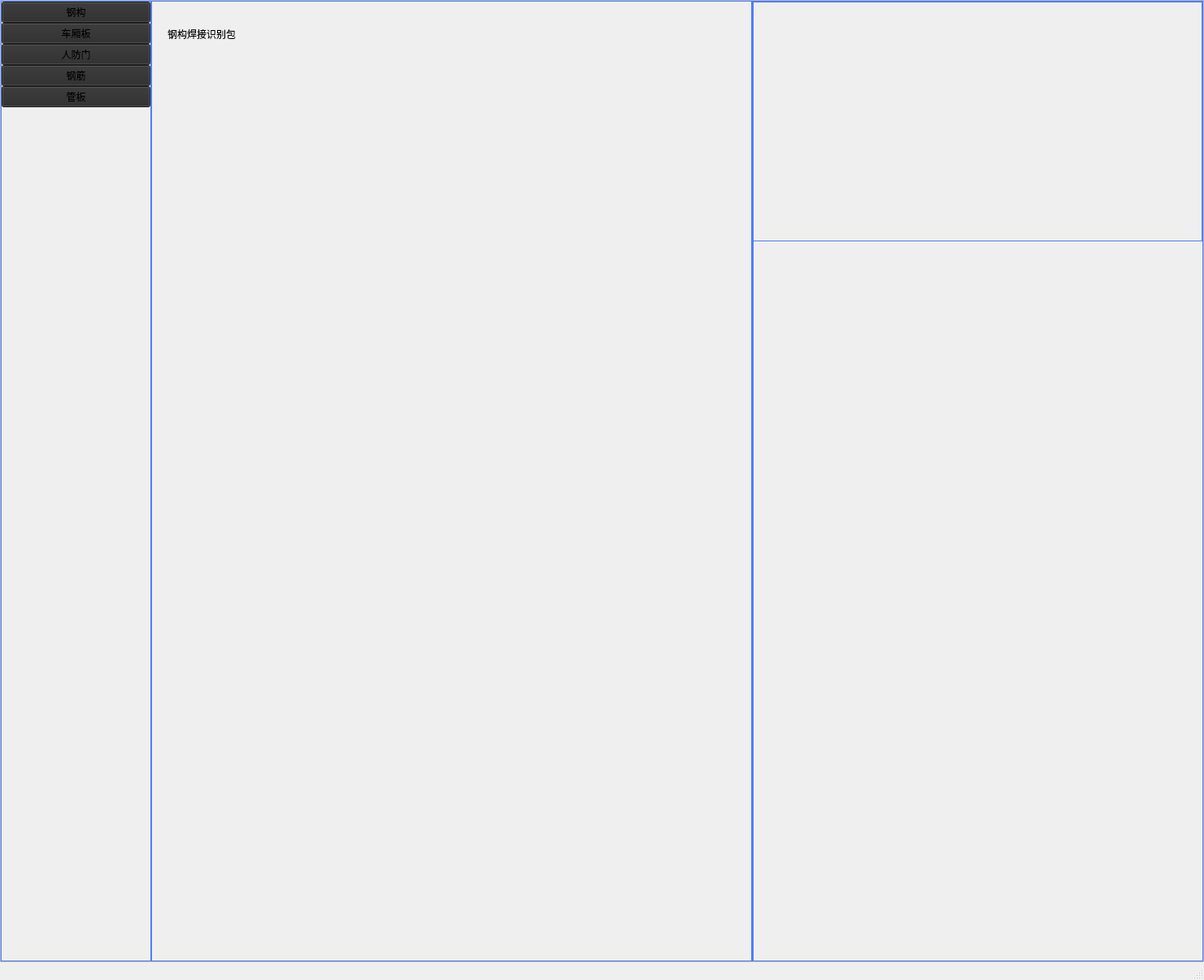
<?xml version="1.0" encoding="UTF-8"?>
<ui version="4.0">
 <class>MainWindow</class>
 <widget class="QMainWindow" name="MainWindow">
  <property name="geometry">
   <rect>
    <x>0</x>
    <y>0</y>
    <width>1481</width>
    <height>1206</height>
   </rect>
  </property>
  <property name="windowTitle">
   <string>MainWindow</string>
  </property>
  <property name="styleSheet">
   <string notr="true"/>
  </property>
  <widget class="QWidget" name="centralwidget">
   <layout class="QGridLayout" name="gridLayout">
    <property name="leftMargin">
     <number>0</number>
    </property>
    <property name="topMargin">
     <number>0</number>
    </property>
    <property name="rightMargin">
     <number>0</number>
    </property>
    <property name="bottomMargin">
     <number>0</number>
    </property>
    <property name="spacing">
     <number>7</number>
    </property>
    <item row="0" column="0">
     <widget class="QFrame" name="frame">
      <property name="styleSheet">
       <string notr="true">border-color: rgb(170, 170, 255);</string>
      </property>
      <property name="frameShape">
       <enum>QFrame::StyledPanel</enum>
      </property>
      <property name="frameShadow">
       <enum>QFrame::Raised</enum>
      </property>
      <layout class="QHBoxLayout" name="horizontalLayout_2" stretch="1,4,3">
       <property name="spacing">
        <number>0</number>
       </property>
       <property name="leftMargin">
        <number>0</number>
       </property>
       <property name="topMargin">
        <number>0</number>
       </property>
       <property name="rightMargin">
        <number>0</number>
       </property>
       <property name="bottomMargin">
        <number>0</number>
       </property>
       <item>
        <widget class="QFrame" name="frame_3">
         <property name="styleSheet">
          <string notr="true">QFrame{
border:1px solid rgb(77, 125, 253)
} </string>
         </property>
         <property name="frameShape">
          <enum>QFrame::StyledPanel</enum>
         </property>
         <property name="frameShadow">
          <enum>QFrame::Raised</enum>
         </property>
         <layout class="QVBoxLayout" name="verticalLayout_2">
          <property name="spacing">
           <number>0</number>
          </property>
          <property name="leftMargin">
           <number>0</number>
          </property>
          <property name="topMargin">
           <number>0</number>
          </property>
          <property name="rightMargin">
           <number>0</number>
          </property>
          <property name="bottomMargin">
           <number>0</number>
          </property>
          <item>
           <widget class="QPushButton" name="pushButton_7">
            <property name="palette">
             <palette>
              <active>
               <colorrole role="Button">
                <brush brushstyle="SolidPattern">
                 <color alpha="255">
                  <red>42</red>
                  <green>42</green>
                  <blue>42</blue>
                 </color>
                </brush>
               </colorrole>
               <colorrole role="BrightText">
                <brush brushstyle="SolidPattern">
                 <color alpha="255">
                  <red>0</red>
                  <green>0</green>
                  <blue>0</blue>
                 </color>
                </brush>
               </colorrole>
               <colorrole role="ButtonText">
                <brush brushstyle="SolidPattern">
                 <color alpha="255">
                  <red>0</red>
                  <green>0</green>
                  <blue>0</blue>
                 </color>
                </brush>
               </colorrole>
               <colorrole role="Base">
                <brush brushstyle="SolidPattern">
                 <color alpha="255">
                  <red>42</red>
                  <green>42</green>
                  <blue>42</blue>
                 </color>
                </brush>
               </colorrole>
               <colorrole role="Window">
                <brush brushstyle="SolidPattern">
                 <color alpha="255">
                  <red>42</red>
                  <green>42</green>
                  <blue>42</blue>
                 </color>
                </brush>
               </colorrole>
              </active>
              <inactive>
               <colorrole role="Button">
                <brush brushstyle="SolidPattern">
                 <color alpha="255">
                  <red>42</red>
                  <green>42</green>
                  <blue>42</blue>
                 </color>
                </brush>
               </colorrole>
               <colorrole role="BrightText">
                <brush brushstyle="SolidPattern">
                 <color alpha="255">
                  <red>0</red>
                  <green>0</green>
                  <blue>0</blue>
                 </color>
                </brush>
               </colorrole>
               <colorrole role="ButtonText">
                <brush brushstyle="SolidPattern">
                 <color alpha="255">
                  <red>0</red>
                  <green>0</green>
                  <blue>0</blue>
                 </color>
                </brush>
               </colorrole>
               <colorrole role="Base">
                <brush brushstyle="SolidPattern">
                 <color alpha="255">
                  <red>42</red>
                  <green>42</green>
                  <blue>42</blue>
                 </color>
                </brush>
               </colorrole>
               <colorrole role="Window">
                <brush brushstyle="SolidPattern">
                 <color alpha="255">
                  <red>42</red>
                  <green>42</green>
                  <blue>42</blue>
                 </color>
                </brush>
               </colorrole>
              </inactive>
              <disabled>
               <colorrole role="Button">
                <brush brushstyle="SolidPattern">
                 <color alpha="255">
                  <red>42</red>
                  <green>42</green>
                  <blue>42</blue>
                 </color>
                </brush>
               </colorrole>
               <colorrole role="BrightText">
                <brush brushstyle="SolidPattern">
                 <color alpha="255">
                  <red>0</red>
                  <green>0</green>
                  <blue>0</blue>
                 </color>
                </brush>
               </colorrole>
               <colorrole role="ButtonText">
                <brush brushstyle="SolidPattern">
                 <color alpha="255">
                  <red>120</red>
                  <green>120</green>
                  <blue>120</blue>
                 </color>
                </brush>
               </colorrole>
               <colorrole role="Base">
                <brush brushstyle="SolidPattern">
                 <color alpha="255">
                  <red>42</red>
                  <green>42</green>
                  <blue>42</blue>
                 </color>
                </brush>
               </colorrole>
               <colorrole role="Window">
                <brush brushstyle="SolidPattern">
                 <color alpha="255">
                  <red>42</red>
                  <green>42</green>
                  <blue>42</blue>
                 </color>
                </brush>
               </colorrole>
              </disabled>
             </palette>
            </property>
            <property name="styleSheet">
             <string notr="true">QPushButton:hover{background-color: rgb(77, 125, 253);}
QPushButton{font: 16pt &quot;Arial&quot;;}</string>
            </property>
            <property name="text">
             <string>钢构</string>
            </property>
           </widget>
          </item>
          <item>
           <widget class="QPushButton" name="pushButton_8">
            <property name="palette">
             <palette>
              <active>
               <colorrole role="Button">
                <brush brushstyle="SolidPattern">
                 <color alpha="255">
                  <red>42</red>
                  <green>42</green>
                  <blue>42</blue>
                 </color>
                </brush>
               </colorrole>
               <colorrole role="BrightText">
                <brush brushstyle="SolidPattern">
                 <color alpha="255">
                  <red>0</red>
                  <green>0</green>
                  <blue>0</blue>
                 </color>
                </brush>
               </colorrole>
               <colorrole role="ButtonText">
                <brush brushstyle="SolidPattern">
                 <color alpha="255">
                  <red>0</red>
                  <green>0</green>
                  <blue>0</blue>
                 </color>
                </brush>
               </colorrole>
               <colorrole role="Base">
                <brush brushstyle="SolidPattern">
                 <color alpha="255">
                  <red>42</red>
                  <green>42</green>
                  <blue>42</blue>
                 </color>
                </brush>
               </colorrole>
               <colorrole role="Window">
                <brush brushstyle="SolidPattern">
                 <color alpha="255">
                  <red>42</red>
                  <green>42</green>
                  <blue>42</blue>
                 </color>
                </brush>
               </colorrole>
              </active>
              <inactive>
               <colorrole role="Button">
                <brush brushstyle="SolidPattern">
                 <color alpha="255">
                  <red>42</red>
                  <green>42</green>
                  <blue>42</blue>
                 </color>
                </brush>
               </colorrole>
               <colorrole role="BrightText">
                <brush brushstyle="SolidPattern">
                 <color alpha="255">
                  <red>0</red>
                  <green>0</green>
                  <blue>0</blue>
                 </color>
                </brush>
               </colorrole>
               <colorrole role="ButtonText">
                <brush brushstyle="SolidPattern">
                 <color alpha="255">
                  <red>0</red>
                  <green>0</green>
                  <blue>0</blue>
                 </color>
                </brush>
               </colorrole>
               <colorrole role="Base">
                <brush brushstyle="SolidPattern">
                 <color alpha="255">
                  <red>42</red>
                  <green>42</green>
                  <blue>42</blue>
                 </color>
                </brush>
               </colorrole>
               <colorrole role="Window">
                <brush brushstyle="SolidPattern">
                 <color alpha="255">
                  <red>42</red>
                  <green>42</green>
                  <blue>42</blue>
                 </color>
                </brush>
               </colorrole>
              </inactive>
              <disabled>
               <colorrole role="Button">
                <brush brushstyle="SolidPattern">
                 <color alpha="255">
                  <red>42</red>
                  <green>42</green>
                  <blue>42</blue>
                 </color>
                </brush>
               </colorrole>
               <colorrole role="BrightText">
                <brush brushstyle="SolidPattern">
                 <color alpha="255">
                  <red>0</red>
                  <green>0</green>
                  <blue>0</blue>
                 </color>
                </brush>
               </colorrole>
               <colorrole role="ButtonText">
                <brush brushstyle="SolidPattern">
                 <color alpha="255">
                  <red>120</red>
                  <green>120</green>
                  <blue>120</blue>
                 </color>
                </brush>
               </colorrole>
               <colorrole role="Base">
                <brush brushstyle="SolidPattern">
                 <color alpha="255">
                  <red>42</red>
                  <green>42</green>
                  <blue>42</blue>
                 </color>
                </brush>
               </colorrole>
               <colorrole role="Window">
                <brush brushstyle="SolidPattern">
                 <color alpha="255">
                  <red>42</red>
                  <green>42</green>
                  <blue>42</blue>
                 </color>
                </brush>
               </colorrole>
              </disabled>
             </palette>
            </property>
            <property name="styleSheet">
             <string notr="true">QPushButton:hover{background-color: rgb(77, 125, 253);}
QPushButton{font: 16pt &quot;Arial&quot;;}</string>
            </property>
            <property name="text">
             <string>车厢板</string>
            </property>
           </widget>
          </item>
          <item>
           <widget class="QPushButton" name="pushButton_9">
            <property name="palette">
             <palette>
              <active>
               <colorrole role="Button">
                <brush brushstyle="SolidPattern">
                 <color alpha="255">
                  <red>42</red>
                  <green>42</green>
                  <blue>42</blue>
                 </color>
                </brush>
               </colorrole>
               <colorrole role="BrightText">
                <brush brushstyle="SolidPattern">
                 <color alpha="255">
                  <red>0</red>
                  <green>0</green>
                  <blue>0</blue>
                 </color>
                </brush>
               </colorrole>
               <colorrole role="ButtonText">
                <brush brushstyle="SolidPattern">
                 <color alpha="255">
                  <red>0</red>
                  <green>0</green>
                  <blue>0</blue>
                 </color>
                </brush>
               </colorrole>
               <colorrole role="Base">
                <brush brushstyle="SolidPattern">
                 <color alpha="255">
                  <red>42</red>
                  <green>42</green>
                  <blue>42</blue>
                 </color>
                </brush>
               </colorrole>
               <colorrole role="Window">
                <brush brushstyle="SolidPattern">
                 <color alpha="255">
                  <red>42</red>
                  <green>42</green>
                  <blue>42</blue>
                 </color>
                </brush>
               </colorrole>
              </active>
              <inactive>
               <colorrole role="Button">
                <brush brushstyle="SolidPattern">
                 <color alpha="255">
                  <red>42</red>
                  <green>42</green>
                  <blue>42</blue>
                 </color>
                </brush>
               </colorrole>
               <colorrole role="BrightText">
                <brush brushstyle="SolidPattern">
                 <color alpha="255">
                  <red>0</red>
                  <green>0</green>
                  <blue>0</blue>
                 </color>
                </brush>
               </colorrole>
               <colorrole role="ButtonText">
                <brush brushstyle="SolidPattern">
                 <color alpha="255">
                  <red>0</red>
                  <green>0</green>
                  <blue>0</blue>
                 </color>
                </brush>
               </colorrole>
               <colorrole role="Base">
                <brush brushstyle="SolidPattern">
                 <color alpha="255">
                  <red>42</red>
                  <green>42</green>
                  <blue>42</blue>
                 </color>
                </brush>
               </colorrole>
               <colorrole role="Window">
                <brush brushstyle="SolidPattern">
                 <color alpha="255">
                  <red>42</red>
                  <green>42</green>
                  <blue>42</blue>
                 </color>
                </brush>
               </colorrole>
              </inactive>
              <disabled>
               <colorrole role="Button">
                <brush brushstyle="SolidPattern">
                 <color alpha="255">
                  <red>42</red>
                  <green>42</green>
                  <blue>42</blue>
                 </color>
                </brush>
               </colorrole>
               <colorrole role="BrightText">
                <brush brushstyle="SolidPattern">
                 <color alpha="255">
                  <red>0</red>
                  <green>0</green>
                  <blue>0</blue>
                 </color>
                </brush>
               </colorrole>
               <colorrole role="ButtonText">
                <brush brushstyle="SolidPattern">
                 <color alpha="255">
                  <red>120</red>
                  <green>120</green>
                  <blue>120</blue>
                 </color>
                </brush>
               </colorrole>
               <colorrole role="Base">
                <brush brushstyle="SolidPattern">
                 <color alpha="255">
                  <red>42</red>
                  <green>42</green>
                  <blue>42</blue>
                 </color>
                </brush>
               </colorrole>
               <colorrole role="Window">
                <brush brushstyle="SolidPattern">
                 <color alpha="255">
                  <red>42</red>
                  <green>42</green>
                  <blue>42</blue>
                 </color>
                </brush>
               </colorrole>
              </disabled>
             </palette>
            </property>
            <property name="styleSheet">
             <string notr="true">QPushButton:hover{background-color: rgb(77, 125, 253);}
QPushButton{font: 16pt &quot;Arial&quot;;}</string>
            </property>
            <property name="text">
             <string>人防门</string>
            </property>
           </widget>
          </item>
          <item>
           <widget class="QPushButton" name="pushButton_10">
            <property name="palette">
             <palette>
              <active>
               <colorrole role="Button">
                <brush brushstyle="SolidPattern">
                 <color alpha="255">
                  <red>42</red>
                  <green>42</green>
                  <blue>42</blue>
                 </color>
                </brush>
               </colorrole>
               <colorrole role="BrightText">
                <brush brushstyle="SolidPattern">
                 <color alpha="255">
                  <red>0</red>
                  <green>0</green>
                  <blue>0</blue>
                 </color>
                </brush>
               </colorrole>
               <colorrole role="ButtonText">
                <brush brushstyle="SolidPattern">
                 <color alpha="255">
                  <red>0</red>
                  <green>0</green>
                  <blue>0</blue>
                 </color>
                </brush>
               </colorrole>
               <colorrole role="Base">
                <brush brushstyle="SolidPattern">
                 <color alpha="255">
                  <red>42</red>
                  <green>42</green>
                  <blue>42</blue>
                 </color>
                </brush>
               </colorrole>
               <colorrole role="Window">
                <brush brushstyle="SolidPattern">
                 <color alpha="255">
                  <red>42</red>
                  <green>42</green>
                  <blue>42</blue>
                 </color>
                </brush>
               </colorrole>
              </active>
              <inactive>
               <colorrole role="Button">
                <brush brushstyle="SolidPattern">
                 <color alpha="255">
                  <red>42</red>
                  <green>42</green>
                  <blue>42</blue>
                 </color>
                </brush>
               </colorrole>
               <colorrole role="BrightText">
                <brush brushstyle="SolidPattern">
                 <color alpha="255">
                  <red>0</red>
                  <green>0</green>
                  <blue>0</blue>
                 </color>
                </brush>
               </colorrole>
               <colorrole role="ButtonText">
                <brush brushstyle="SolidPattern">
                 <color alpha="255">
                  <red>0</red>
                  <green>0</green>
                  <blue>0</blue>
                 </color>
                </brush>
               </colorrole>
               <colorrole role="Base">
                <brush brushstyle="SolidPattern">
                 <color alpha="255">
                  <red>42</red>
                  <green>42</green>
                  <blue>42</blue>
                 </color>
                </brush>
               </colorrole>
               <colorrole role="Window">
                <brush brushstyle="SolidPattern">
                 <color alpha="255">
                  <red>42</red>
                  <green>42</green>
                  <blue>42</blue>
                 </color>
                </brush>
               </colorrole>
              </inactive>
              <disabled>
               <colorrole role="Button">
                <brush brushstyle="SolidPattern">
                 <color alpha="255">
                  <red>42</red>
                  <green>42</green>
                  <blue>42</blue>
                 </color>
                </brush>
               </colorrole>
               <colorrole role="BrightText">
                <brush brushstyle="SolidPattern">
                 <color alpha="255">
                  <red>0</red>
                  <green>0</green>
                  <blue>0</blue>
                 </color>
                </brush>
               </colorrole>
               <colorrole role="ButtonText">
                <brush brushstyle="SolidPattern">
                 <color alpha="255">
                  <red>120</red>
                  <green>120</green>
                  <blue>120</blue>
                 </color>
                </brush>
               </colorrole>
               <colorrole role="Base">
                <brush brushstyle="SolidPattern">
                 <color alpha="255">
                  <red>42</red>
                  <green>42</green>
                  <blue>42</blue>
                 </color>
                </brush>
               </colorrole>
               <colorrole role="Window">
                <brush brushstyle="SolidPattern">
                 <color alpha="255">
                  <red>42</red>
                  <green>42</green>
                  <blue>42</blue>
                 </color>
                </brush>
               </colorrole>
              </disabled>
             </palette>
            </property>
            <property name="styleSheet">
             <string notr="true">QPushButton:hover{background-color: rgb(77, 125, 253);}
QPushButton{font: 16pt &quot;Arial&quot;;}</string>
            </property>
            <property name="text">
             <string>钢筋</string>
            </property>
           </widget>
          </item>
          <item>
           <widget class="QPushButton" name="pushButton_11">
            <property name="palette">
             <palette>
              <active>
               <colorrole role="Button">
                <brush brushstyle="SolidPattern">
                 <color alpha="255">
                  <red>42</red>
                  <green>42</green>
                  <blue>42</blue>
                 </color>
                </brush>
               </colorrole>
               <colorrole role="BrightText">
                <brush brushstyle="SolidPattern">
                 <color alpha="255">
                  <red>0</red>
                  <green>0</green>
                  <blue>0</blue>
                 </color>
                </brush>
               </colorrole>
               <colorrole role="ButtonText">
                <brush brushstyle="SolidPattern">
                 <color alpha="255">
                  <red>0</red>
                  <green>0</green>
                  <blue>0</blue>
                 </color>
                </brush>
               </colorrole>
               <colorrole role="Base">
                <brush brushstyle="SolidPattern">
                 <color alpha="255">
                  <red>42</red>
                  <green>42</green>
                  <blue>42</blue>
                 </color>
                </brush>
               </colorrole>
               <colorrole role="Window">
                <brush brushstyle="SolidPattern">
                 <color alpha="255">
                  <red>42</red>
                  <green>42</green>
                  <blue>42</blue>
                 </color>
                </brush>
               </colorrole>
              </active>
              <inactive>
               <colorrole role="Button">
                <brush brushstyle="SolidPattern">
                 <color alpha="255">
                  <red>42</red>
                  <green>42</green>
                  <blue>42</blue>
                 </color>
                </brush>
               </colorrole>
               <colorrole role="BrightText">
                <brush brushstyle="SolidPattern">
                 <color alpha="255">
                  <red>0</red>
                  <green>0</green>
                  <blue>0</blue>
                 </color>
                </brush>
               </colorrole>
               <colorrole role="ButtonText">
                <brush brushstyle="SolidPattern">
                 <color alpha="255">
                  <red>0</red>
                  <green>0</green>
                  <blue>0</blue>
                 </color>
                </brush>
               </colorrole>
               <colorrole role="Base">
                <brush brushstyle="SolidPattern">
                 <color alpha="255">
                  <red>42</red>
                  <green>42</green>
                  <blue>42</blue>
                 </color>
                </brush>
               </colorrole>
               <colorrole role="Window">
                <brush brushstyle="SolidPattern">
                 <color alpha="255">
                  <red>42</red>
                  <green>42</green>
                  <blue>42</blue>
                 </color>
                </brush>
               </colorrole>
              </inactive>
              <disabled>
               <colorrole role="Button">
                <brush brushstyle="SolidPattern">
                 <color alpha="255">
                  <red>42</red>
                  <green>42</green>
                  <blue>42</blue>
                 </color>
                </brush>
               </colorrole>
               <colorrole role="BrightText">
                <brush brushstyle="SolidPattern">
                 <color alpha="255">
                  <red>0</red>
                  <green>0</green>
                  <blue>0</blue>
                 </color>
                </brush>
               </colorrole>
               <colorrole role="ButtonText">
                <brush brushstyle="SolidPattern">
                 <color alpha="255">
                  <red>120</red>
                  <green>120</green>
                  <blue>120</blue>
                 </color>
                </brush>
               </colorrole>
               <colorrole role="Base">
                <brush brushstyle="SolidPattern">
                 <color alpha="255">
                  <red>42</red>
                  <green>42</green>
                  <blue>42</blue>
                 </color>
                </brush>
               </colorrole>
               <colorrole role="Window">
                <brush brushstyle="SolidPattern">
                 <color alpha="255">
                  <red>42</red>
                  <green>42</green>
                  <blue>42</blue>
                 </color>
                </brush>
               </colorrole>
              </disabled>
             </palette>
            </property>
            <property name="styleSheet">
             <string notr="true">QPushButton:hover{background-color: rgb(77, 125, 253);}
QPushButton{font: 16pt &quot;Arial&quot;;}</string>
            </property>
            <property name="text">
             <string>管板</string>
            </property>
           </widget>
          </item>
          <item>
           <spacer name="verticalSpacer">
            <property name="orientation">
             <enum>Qt::Vertical</enum>
            </property>
            <property name="sizeHint" stdset="0">
             <size>
              <width>20</width>
              <height>40</height>
             </size>
            </property>
           </spacer>
          </item>
         </layout>
        </widget>
       </item>
       <item>
        <widget class="QFrame" name="frame_4">
         <property name="styleSheet">
          <string notr="true">QFrame{
border:1px solid rgb(77, 125, 253)
} </string>
         </property>
         <property name="frameShape">
          <enum>QFrame::StyledPanel</enum>
         </property>
         <property name="frameShadow">
          <enum>QFrame::Raised</enum>
         </property>
         <widget class="QLabel" name="label">
          <property name="geometry">
           <rect>
            <x>20</x>
            <y>10</y>
            <width>251</width>
            <height>61</height>
           </rect>
          </property>
          <property name="palette">
           <palette>
            <active>
             <colorrole role="WindowText">
              <brush brushstyle="SolidPattern">
               <color alpha="255">
                <red>0</red>
                <green>0</green>
                <blue>0</blue>
               </color>
              </brush>
             </colorrole>
             <colorrole role="Button">
              <brush brushstyle="SolidPattern">
               <color alpha="255">
                <red>42</red>
                <green>42</green>
                <blue>42</blue>
               </color>
              </brush>
             </colorrole>
             <colorrole role="Base">
              <brush brushstyle="SolidPattern">
               <color alpha="255">
                <red>42</red>
                <green>42</green>
                <blue>42</blue>
               </color>
              </brush>
             </colorrole>
             <colorrole role="Window">
              <brush brushstyle="SolidPattern">
               <color alpha="255">
                <red>42</red>
                <green>42</green>
                <blue>42</blue>
               </color>
              </brush>
             </colorrole>
            </active>
            <inactive>
             <colorrole role="WindowText">
              <brush brushstyle="SolidPattern">
               <color alpha="255">
                <red>0</red>
                <green>0</green>
                <blue>0</blue>
               </color>
              </brush>
             </colorrole>
             <colorrole role="Button">
              <brush brushstyle="SolidPattern">
               <color alpha="255">
                <red>42</red>
                <green>42</green>
                <blue>42</blue>
               </color>
              </brush>
             </colorrole>
             <colorrole role="Base">
              <brush brushstyle="SolidPattern">
               <color alpha="255">
                <red>42</red>
                <green>42</green>
                <blue>42</blue>
               </color>
              </brush>
             </colorrole>
             <colorrole role="Window">
              <brush brushstyle="SolidPattern">
               <color alpha="255">
                <red>42</red>
                <green>42</green>
                <blue>42</blue>
               </color>
              </brush>
             </colorrole>
            </inactive>
            <disabled>
             <colorrole role="WindowText">
              <brush brushstyle="SolidPattern">
               <color alpha="255">
                <red>120</red>
                <green>120</green>
                <blue>120</blue>
               </color>
              </brush>
             </colorrole>
             <colorrole role="Button">
              <brush brushstyle="SolidPattern">
               <color alpha="255">
                <red>42</red>
                <green>42</green>
                <blue>42</blue>
               </color>
              </brush>
             </colorrole>
             <colorrole role="Base">
              <brush brushstyle="SolidPattern">
               <color alpha="255">
                <red>42</red>
                <green>42</green>
                <blue>42</blue>
               </color>
              </brush>
             </colorrole>
             <colorrole role="Window">
              <brush brushstyle="SolidPattern">
               <color alpha="255">
                <red>42</red>
                <green>42</green>
                <blue>42</blue>
               </color>
              </brush>
             </colorrole>
            </disabled>
           </palette>
          </property>
          <property name="styleSheet">
           <string notr="true">font: 16pt &quot;Arial&quot;;
border:0px solid rgb(77, 125, 253)</string>
          </property>
          <property name="text">
           <string>钢构焊接识别包</string>
          </property>
         </widget>
        </widget>
       </item>
       <item>
        <widget class="QFrame" name="frame_5">
         <property name="styleSheet">
          <string notr="true">QFrame{
border:1px solid rgb(77, 125, 253)
} </string>
         </property>
         <property name="frameShape">
          <enum>QFrame::StyledPanel</enum>
         </property>
         <property name="frameShadow">
          <enum>QFrame::Raised</enum>
         </property>
         <layout class="QVBoxLayout" name="verticalLayout_3" stretch="1,3">
          <property name="spacing">
           <number>0</number>
          </property>
          <property name="leftMargin">
           <number>0</number>
          </property>
          <property name="topMargin">
           <number>0</number>
          </property>
          <property name="rightMargin">
           <number>0</number>
          </property>
          <property name="bottomMargin">
           <number>0</number>
          </property>
          <item>
           <widget class="QFrame" name="frame_6">
            <property name="styleSheet">
             <string notr="true">QFrame{
border:1px solid rgb(77, 125, 253)
} </string>
            </property>
            <property name="frameShape">
             <enum>QFrame::StyledPanel</enum>
            </property>
            <property name="frameShadow">
             <enum>QFrame::Raised</enum>
            </property>
            <layout class="QVBoxLayout" name="verticalLayout_4">
             <property name="leftMargin">
              <number>350</number>
             </property>
             <property name="topMargin">
              <number>30</number>
             </property>
             <property name="rightMargin">
              <number>100</number>
             </property>
             <property name="bottomMargin">
              <number>30</number>
             </property>
            </layout>
           </widget>
          </item>
          <item>
           <widget class="QFrame" name="frame_7">
            <property name="styleSheet">
             <string notr="true">QFrame{

border-top-color: 1px splid rgb(75, 152, 253);
border-bottom-color:1px solid rgb(77, 125, 253);
border-right-color:1px solid rgb(77, 125, 253);
} </string>
            </property>
            <property name="frameShape">
             <enum>QFrame::StyledPanel</enum>
            </property>
            <property name="frameShadow">
             <enum>QFrame::Raised</enum>
            </property>
           </widget>
          </item>
         </layout>
        </widget>
       </item>
      </layout>
     </widget>
    </item>
   </layout>
  </widget>
  <widget class="QStatusBar" name="statusbar"/>
 </widget>
 <resources/>
 <connections/>
</ui>
